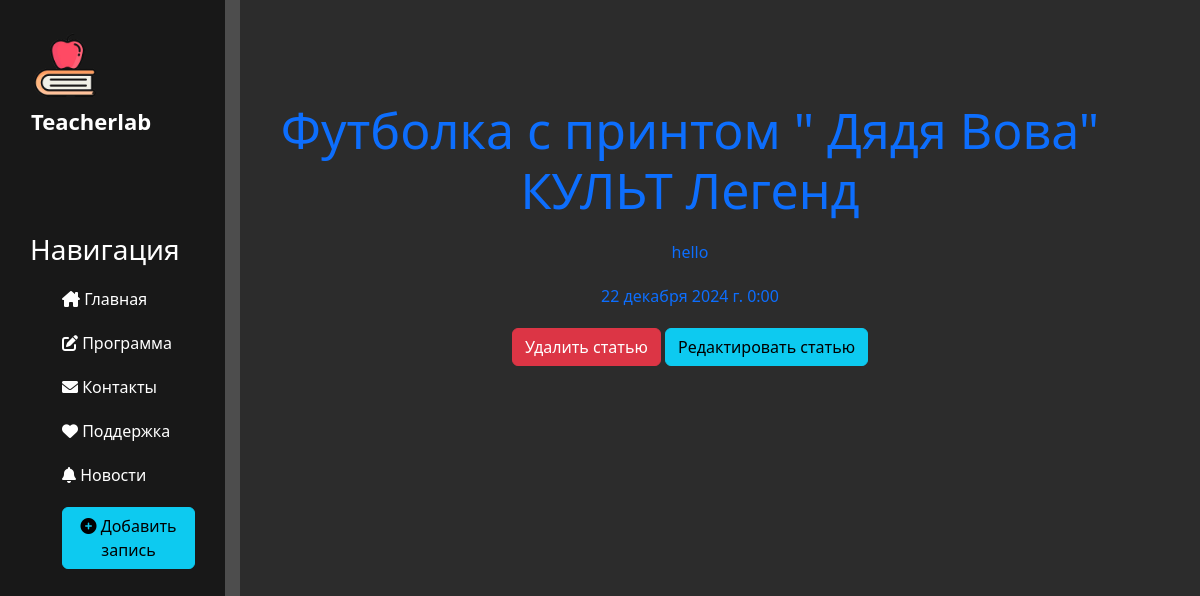
/news/5, run on the app's committed database.
### news/models.py (models this page shows, shortened)
class Artiсles(models.Model):
    title = models. CharField('Название', max_length=50)
    anons = models.CharField('Анонс', max_length=250)
    full_text =models.TextField('Статья')
    date = models.DateTimeField('Дата публикации')
    class Meta:
        verbose_name = 'Новость'
        verbose_name_plural = 'Новости'

### news/views.py (the view)
class NewsDetailView(DetailView):
    model = Artiсles
    template_name = 'news/details_view.html'
    context_object_name = 'article'

### news/templates/news/details_view.html (shortened to what this page needs)
{% extends 'main/layout.html' %}
{% block content %}
<div class="features">
   <h1>{{article.title}}</h1>
    <p>{{article.full_text}}</p>
     <p>{{article.date}}</p>
    <a href="{% url 'news_delete' article.id %}" class="btn btn-danger">Удалить статью</a>
    <a href="{% url 'news_update' article.id %}" class="btn btn-info">Редактировать статью</a>
</div>
{% endblock %}

### main/static/main/css/main.css (style rules this page uses)
body { background: #2c2c2c; }
main .features { float: left; color:#fff; margin-top: 100px; text-align: center; width: 75%; }
main .features h1 { font-size: 50px; }
main .features p { max-width: 400px; margin: 20px auto }

### main/templates/main/layout.html (style rules this page uses)
a { text-decoration: none; }

### data on the page
Artiсles: title "Футболка с принтом \" Дядя Вова\" КУЛЬТ Легенд", full_text "hello", date "22 декабря 2024 г. 0:00"
